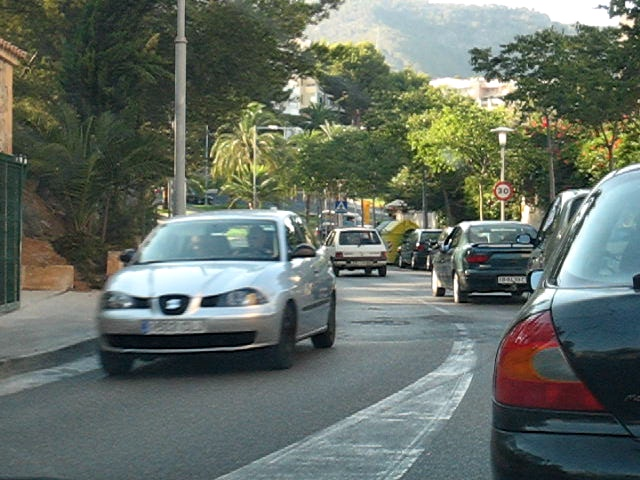
#> input picture Module_6/car1.jpg, 640 x 480 px, found by its file name
$ python task_2.py
#> lines starting #> are read from the running program, lines starting #| are printed output that depends on the picture
import cv2
import numpy as np

image_path_1 = 'Module_6/car1.jpg'
image_path_2 = 'Module_6/car2.jpg'

image_1 = cv2.imread(image_path_1)
#> image_1 is the input picture: shape (480, 640, 3); mean B, G, R 100.4, 109.5, 100
image_1 = cv2.cvtColor(image_1, cv2.COLOR_BGR2GRAY)
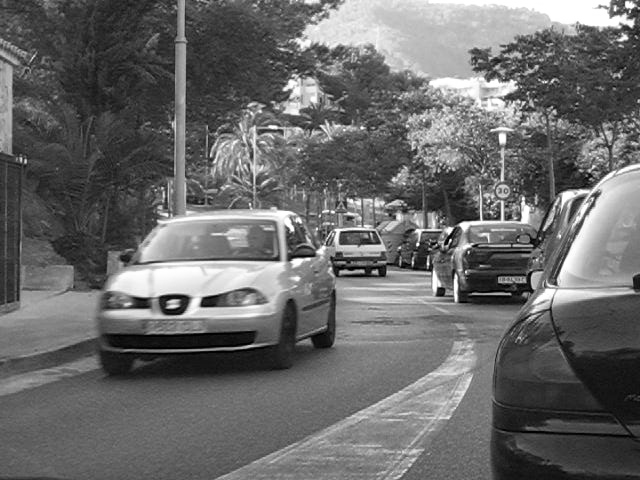
#> image_1: shape (480, 640); min 0, max 255, mean 105.6
image_2 = cv2.imread(image_path_2)
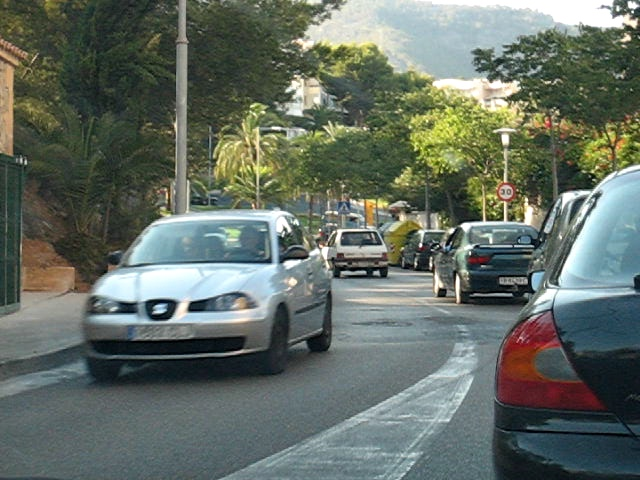
#> input picture Module_6/car2.jpg, 640 x 480 px, found by its file name
#> image_2 is the input picture: shape (480, 640, 3); mean B, G, R 100.8, 110, 100.4
image_2 = cv2.cvtColor(image_2, cv2.COLOR_BGR2GRAY)
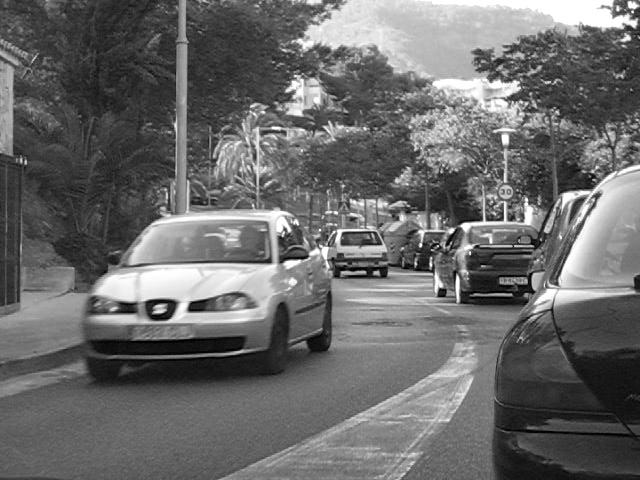
#> image_2: shape (480, 640); min 0, max 255, mean 106.1

flow = cv2.calcOpticalFlowFarneback(image_1, image_2, None, 0.5, 3, 15, 3, 5, 1.2, 0)
mag, ang = cv2.cartToPolar(flow[..., 0], flow[..., 1])
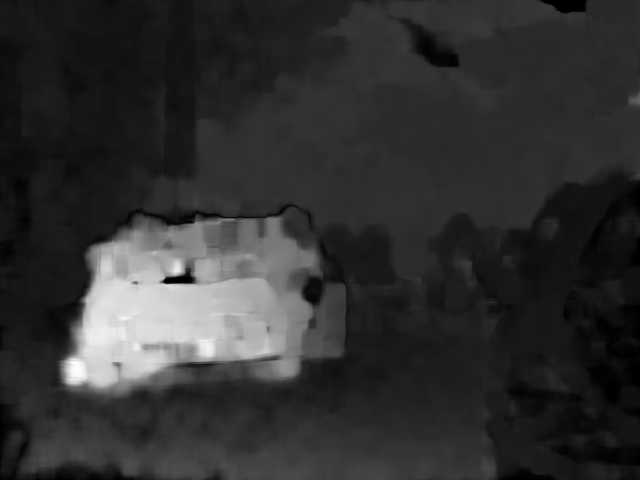
#> mag: shape (480, 640) float32; min 0, max 17.31, mean 3.34; drawn with min black and max white
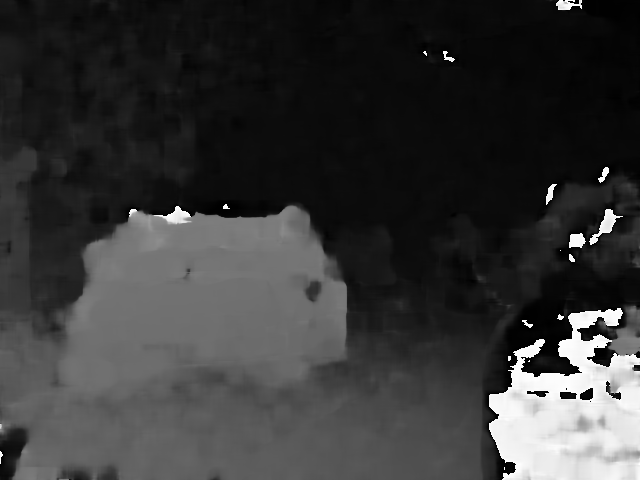
#> ang: shape (480, 640) float32; min 1.25e-12, max 6.28, mean 1.38; drawn with min black and max white

cv2.imshow()
